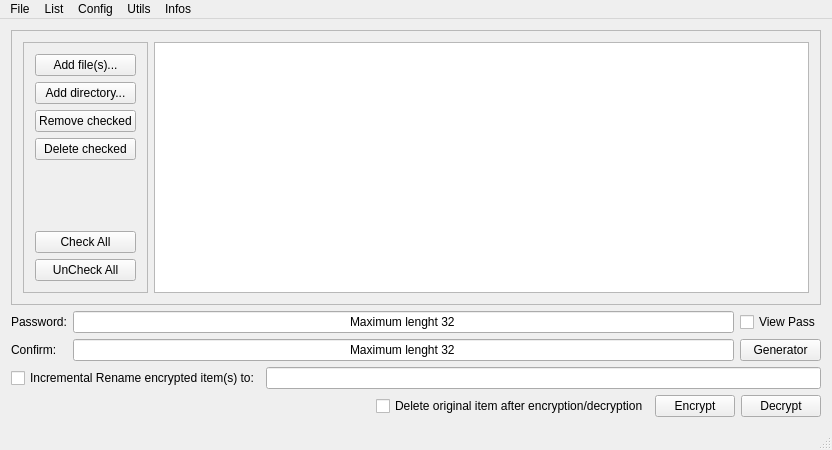
<?xml version="1.0" encoding="UTF-8"?>
<ui version="4.0">
 <class>MyMainWindow</class>
 <widget class="QMainWindow" name="MyMainWindow">
  <property name="geometry">
   <rect>
    <x>0</x>
    <y>0</y>
    <width>832</width>
    <height>450</height>
   </rect>
  </property>
  <property name="windowTitle">
   <string>MyMainWindow</string>
  </property>
  <widget class="QWidget" name="centralWidget">
   <layout class="QVBoxLayout" name="verticalLayout">
    <item>
     <widget class="QFrame" name="frame">
      <property name="frameShape">
       <enum>QFrame::StyledPanel</enum>
      </property>
      <property name="frameShadow">
       <enum>QFrame::Raised</enum>
      </property>
      <layout class="QHBoxLayout" name="horizontalLayout_5">
       <item>
        <widget class="QFrame" name="frame_2">
         <property name="frameShape">
          <enum>QFrame::StyledPanel</enum>
         </property>
         <property name="frameShadow">
          <enum>QFrame::Raised</enum>
         </property>
         <layout class="QVBoxLayout" name="verticalLayout_2">
          <item>
           <widget class="QPushButton" name="add_file">
            <property name="text">
             <string>Add file(s)...</string>
            </property>
           </widget>
          </item>
          <item>
           <widget class="QPushButton" name="add_directory">
            <property name="text">
             <string>Add directory...</string>
            </property>
           </widget>
          </item>
          <item>
           <widget class="QPushButton" name="remove_checked">
            <property name="text">
             <string>Remove checked</string>
            </property>
           </widget>
          </item>
          <item>
           <widget class="QPushButton" name="delete_checked">
            <property name="text">
             <string>Delete checked</string>
            </property>
           </widget>
          </item>
          <item>
           <spacer name="verticalSpacer">
            <property name="orientation">
             <enum>Qt::Vertical</enum>
            </property>
            <property name="sizeHint" stdset="0">
             <size>
              <width>20</width>
              <height>40</height>
             </size>
            </property>
           </spacer>
          </item>
          <item>
           <widget class="QPushButton" name="checkAll">
            <property name="text">
             <string>Check All</string>
            </property>
           </widget>
          </item>
          <item>
           <widget class="QPushButton" name="uncheckAll">
            <property name="text">
             <string>UnCheck All</string>
            </property>
           </widget>
          </item>
         </layout>
        </widget>
       </item>
       <item>
        <widget class="QTreeView" name="tree_view">
         <property name="focusPolicy">
          <enum>Qt::ClickFocus</enum>
         </property>
        </widget>
       </item>
      </layout>
     </widget>
    </item>
    <item>
     <layout class="QGridLayout" name="gridLayout">
      <item row="0" column="1">
       <widget class="QLineEdit" name="password_0">
        <property name="text">
         <string>Maximum lenght 32</string>
        </property>
        <property name="alignment">
         <set>Qt::AlignCenter</set>
        </property>
       </widget>
      </item>
      <item row="0" column="0">
       <widget class="QLabel" name="password_label">
        <property name="text">
         <string>Password:</string>
        </property>
       </widget>
      </item>
      <item row="1" column="1">
       <widget class="QLineEdit" name="password_1">
        <property name="text">
         <string>Maximum lenght 32</string>
        </property>
        <property name="alignment">
         <set>Qt::AlignCenter</set>
        </property>
       </widget>
      </item>
      <item row="1" column="0">
       <widget class="QLabel" name="label">
        <property name="text">
         <string>Confirm:</string>
        </property>
       </widget>
      </item>
      <item row="0" column="2">
       <widget class="QCheckBox" name="viewpass">
        <property name="text">
         <string>View Pass</string>
        </property>
       </widget>
      </item>
      <item row="1" column="2">
       <widget class="QPushButton" name="generator">
        <property name="text">
         <string>Generator</string>
        </property>
       </widget>
      </item>
     </layout>
    </item>
    <item>
     <layout class="QGridLayout" name="gridLayout_2">
      <item row="1" column="1">
       <widget class="QLineEdit" name="encrypt_filename">
        <property name="text">
         <string/>
        </property>
       </widget>
      </item>
      <item row="1" column="0">
       <widget class="QCheckBox" name="encrypt_rename">
        <property name="text">
         <string>Incremental Rename encrypted item(s) to:</string>
        </property>
       </widget>
      </item>
     </layout>
    </item>
    <item>
     <layout class="QHBoxLayout" name="horizontalLayout">
      <item>
       <spacer name="horizontalSpacer">
        <property name="orientation">
         <enum>Qt::Horizontal</enum>
        </property>
        <property name="sizeHint" stdset="0">
         <size>
          <width>40</width>
          <height>20</height>
         </size>
        </property>
       </spacer>
      </item>
      <item>
       <widget class="QCheckBox" name="delete_success">
        <property name="text">
         <string>Delete original item after encryption/decryption</string>
        </property>
       </widget>
      </item>
      <item>
       <widget class="QPushButton" name="encrypt">
        <property name="text">
         <string>Encrypt</string>
        </property>
       </widget>
      </item>
      <item>
       <widget class="QPushButton" name="decrypt">
        <property name="text">
         <string>Decrypt</string>
        </property>
       </widget>
      </item>
     </layout>
    </item>
   </layout>
  </widget>
  <widget class="QMenuBar" name="menuBar">
   <property name="geometry">
    <rect>
     <x>0</x>
     <y>0</y>
     <width>832</width>
     <height>23</height>
    </rect>
   </property>
   <widget class="QMenu" name="menuFile">
    <property name="title">
     <string>File</string>
    </property>
    <addaction name="actionAdd_File"/>
    <addaction name="actionAdd_Directory"/>
    <addaction name="actionCheck_All"/>
    <addaction name="actionUncheck_All"/>
    <addaction name="actionRemove_checked"/>
    <addaction name="actionDelete_checked"/>
    <addaction name="actionQuit"/>
   </widget>
   <widget class="QMenu" name="menuList">
    <property name="title">
     <string>List</string>
    </property>
    <addaction name="actionLoadList"/>
    <addaction name="actionSave_item_list"/>
    <addaction name="actionRefresh_view"/>
    <addaction name="actionAuto_resize_columns"/>
   </widget>
   <widget class="QMenu" name="menuConfig">
    <property name="title">
     <string>Config</string>
    </property>
    <addaction name="actionConfiguration"/>
    <addaction name="actionDark_Theme"/>
   </widget>
   <widget class="QMenu" name="menuPassword_Generator">
    <property name="title">
     <string>Utils</string>
    </property>
    <addaction name="actionPassword_Generator"/>
    <addaction name="actionHash_Calculator"/>
    <addaction name="actionArgon2_tests"/>
   </widget>
   <widget class="QMenu" name="menuInfos">
    <property name="title">
     <string>Infos</string>
    </property>
    <addaction name="actionAbout_Arsenic"/>
    <addaction name="actionAbout_Qt"/>
   </widget>
   <addaction name="menuFile"/>
   <addaction name="menuList"/>
   <addaction name="menuConfig"/>
   <addaction name="menuPassword_Generator"/>
   <addaction name="menuInfos"/>
  </widget>
  <widget class="QStatusBar" name="statusBar"/>
  <action name="actionAdd_File">
   <property name="text">
    <string>Add File(s)</string>
   </property>
  </action>
  <action name="actionAdd_Directory">
   <property name="text">
    <string>Add Directory</string>
   </property>
  </action>
  <action name="actionLoadList">
   <property name="text">
    <string>Load item list</string>
   </property>
  </action>
  <action name="actionQuit">
   <property name="text">
    <string>Quit</string>
   </property>
  </action>
  <action name="actionSave_item_list">
   <property name="text">
    <string>Save item list</string>
   </property>
  </action>
  <action name="actionRefresh_view">
   <property name="text">
    <string>Refresh view</string>
   </property>
  </action>
  <action name="actionRemove_checked">
   <property name="text">
    <string>Remove checked</string>
   </property>
  </action>
  <action name="actionDelete_checked">
   <property name="text">
    <string>Delete checked</string>
   </property>
  </action>
  <action name="actionCheck_All">
   <property name="text">
    <string>Check All</string>
   </property>
  </action>
  <action name="actionUncheck_All">
   <property name="text">
    <string>Uncheck All</string>
   </property>
  </action>
  <action name="actionAuto_resize_columns">
   <property name="checkable">
    <bool>true</bool>
   </property>
   <property name="text">
    <string>Auto resize columns</string>
   </property>
  </action>
  <action name="actionConfiguration">
   <property name="text">
    <string>Configuration</string>
   </property>
  </action>
  <action name="actionPassword_Generator">
   <property name="text">
    <string>Password Generator</string>
   </property>
  </action>
  <action name="actionHash_Calculator">
   <property name="text">
    <string>Hash Calculator</string>
   </property>
  </action>
  <action name="actionAbout_Arsenic">
   <property name="text">
    <string>About Arsenic</string>
   </property>
  </action>
  <action name="actionAbout_Qt">
   <property name="text">
    <string>About Qt</string>
   </property>
  </action>
  <action name="actionArgon2_tests">
   <property name="text">
    <string>Argon2 tests</string>
   </property>
  </action>
  <action name="actionDark_Theme">
   <property name="checkable">
    <bool>true</bool>
   </property>
   <property name="text">
    <string>Dark Theme</string>
   </property>
  </action>
 </widget>
 <layoutdefault spacing="6" margin="11"/>
 <tabstops>
  <tabstop>encrypt</tabstop>
  <tabstop>decrypt</tabstop>
  <tabstop>password_0</tabstop>
  <tabstop>password_1</tabstop>
  <tabstop>encrypt_rename</tabstop>
  <tabstop>encrypt_filename</tabstop>
 </tabstops>
 <resources/>
 <connections/>
</ui>
